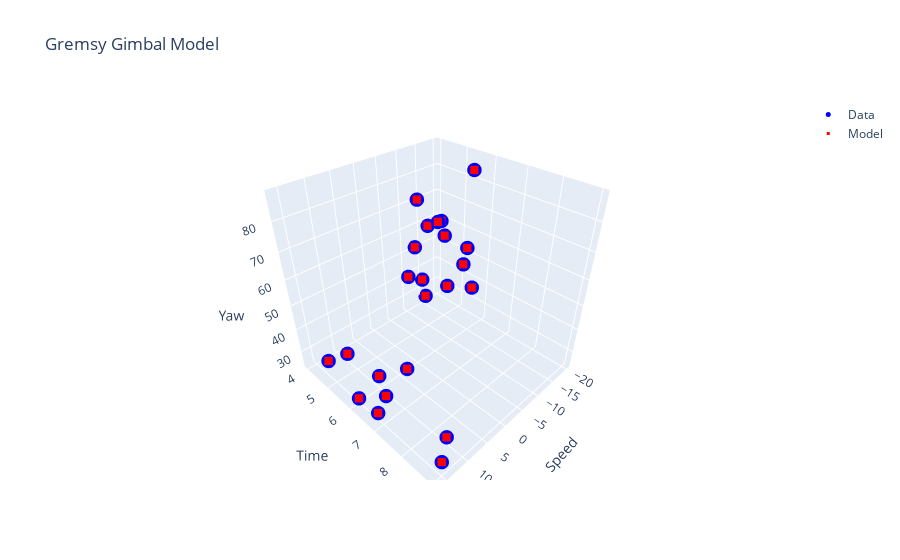

This figure's notebook cell:
### Code cell
import plotly.express as px
import plotly.graph_objects as go

# Create scatter traces for each dataset with distinct marker attributes
trace1 = go.Scatter3d(x=X1[:, 0], y=X1[:, 1], z=Y_train, mode='markers', name='Data', marker=dict(size=5, symbol='circle', color='blue'))
trace2 = go.Scatter3d(x=X1[:, 0], y=X1[:, 1], z=Y_train_pred, mode='markers', name='Model', marker=dict(size=3, symbol='square', color='red'))

# Create a layout for the 3D figure
layout = go.Layout(scene=dict(xaxis_title='Speed', yaxis_title='Time', zaxis_title='Yaw'), title='Gremsy Gimbal Model')

# Create a 3D figure and add the scatter traces to it
fig = go.Figure(data=[trace1, trace2], layout=layout)

# Show the 3D figure
fig.show()

### Figure 1 — Plotly figure (JSON) as saved in the notebook; plotly's stock layout.template omitted (floating-point values rounded to 4 significant figures)
{"data": [{"marker": {"color": "blue", "size": 5, "symbol": "circle"}, "mode": "markers", "name": "Data", "type": "scatter3d", "x": [15, 15, 15, 15, 16, 16, 16, 14, 14, 14, -14, -14, -14, -13, -13, -13, -15, -15, -15, -16, -16, -16, -17, -17, -17, -18, -18, -18, -19, -19, -19, -20, -20, -20], "y": [6, 7, 8, 9, 5, 6, 7, 7, 8, 9, 4, 5, 6, 4, 5, 6, 4, 5, 6, 4, 5, 6, 4, 5, 6, 4, 5, 6, 4, 5, 6, 4, 5, 6], "z": [24.9, 44.25, 55.95, 29.59, 34.18, 45.7, 29.85, 34.55, 83.16, 38.61, 70.28, 66.19, 60.37, 51.16, 66.43, 54.53, 34.54, 59.68, 87.57, 25.42, 36.7, 42.08, 57.81]}, {"marker": {"color": "red", "size": 3, "symbol": "square"}, "mode": "markers", "name": "Model", "type": "scatter3d", "x": [15, 15, 15, 15, 16, 16, 16, 14, 14, 14, -14, -14, -14, -13, -13, -13, -15, -15, -15, -16, -16, -16, -17, -17, -17, -18, -18, -18, -19, -19, -19, -20, -20, -20], "y": [6, 7, 8, 9, 5, 6, 7, 7, 8, 9, 4, 5, 6, 4, 5, 6, 4, 5, 6, 4, 5, 6, 4, 5, 6, 4, 5, 6, 4, 5, 6, 4, 5, 6], "z": [24.9, 44.25, 55.95, 29.59, 34.18, 45.7, 29.85, 34.55, 83.16, 38.61, 70.28, 66.19, 60.37, 51.16, 66.43, 54.53, 34.54, 59.68, 87.57, 25.42, 36.7, 42.08, 57.81]}], "layout": {"scene": {"xaxis": {"title": {"text": "Speed"}}, "yaxis": {"title": {"text": "Time"}}, "zaxis": {"title": {"text": "Yaw"}}}, "title": {"text": "Gremsy Gimbal Model"}}}
